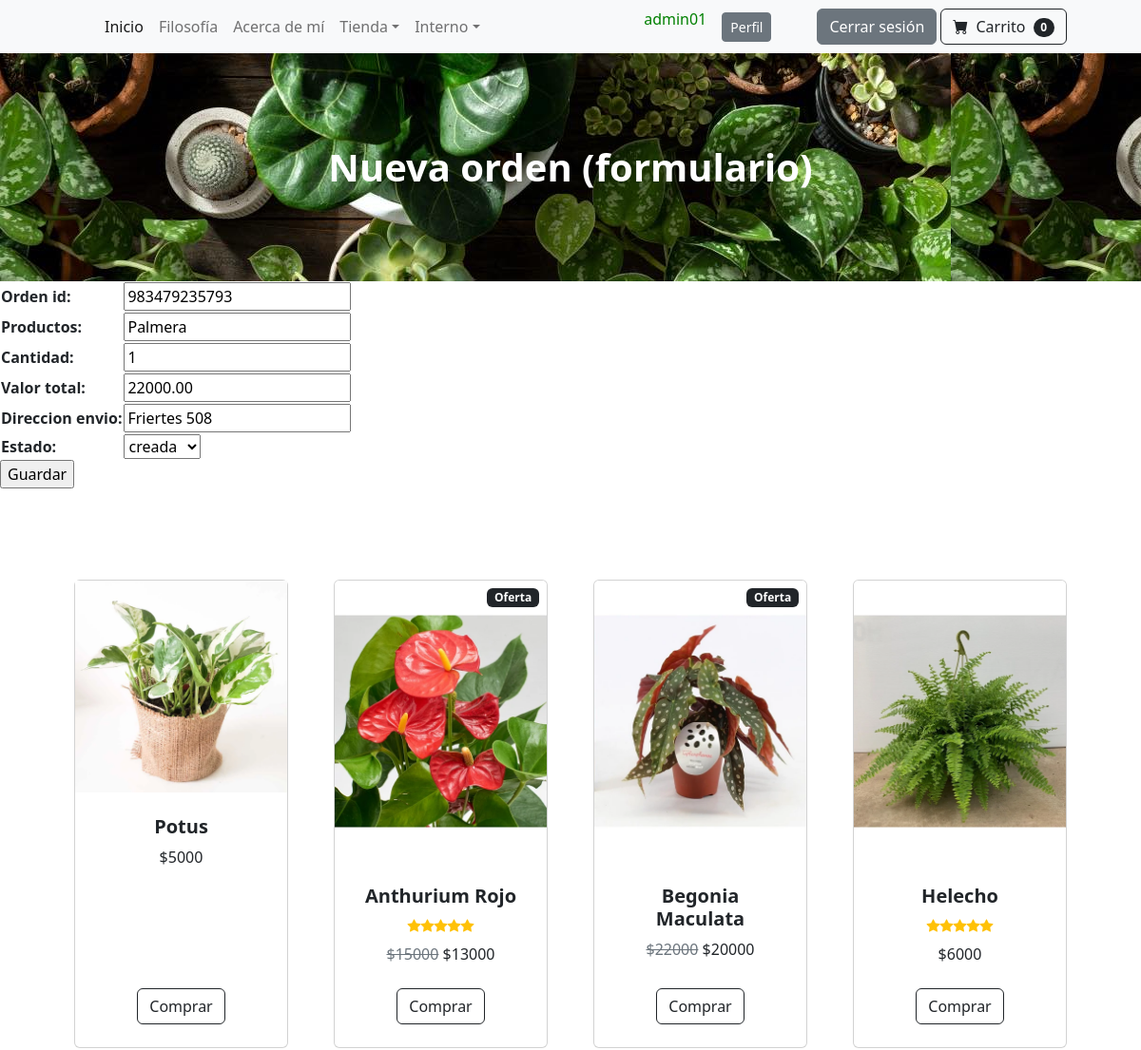
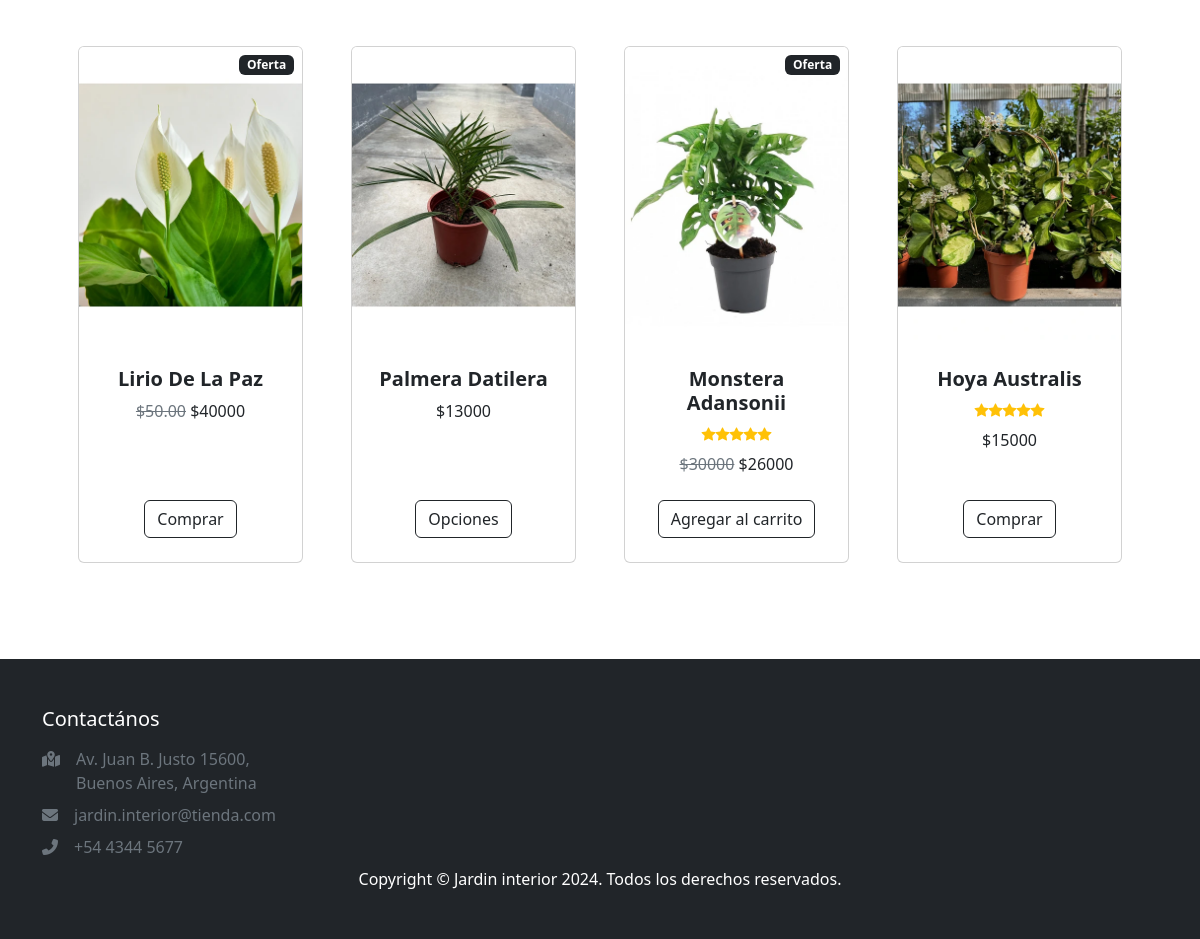
Screenshot of /orden_update/983479235793/ (signed in) with the database file from the repository (2 pictures, top to bottom).
### aplicacion/models.py (models this page shows, shortened)
class Orden(models.Model):
    orden_id = models.IntegerField(primary_key=True)
    productos = models.CharField(max_length=120)
    cantidad = models.PositiveIntegerField(default=1)
    precio = models.DecimalField(default=0.00, decimal_places=2, max_digits=20)
    estado = models.CharField(max_length=120,default='creada',choices=ORDER_STATUS_CHOICES)
    valor_total = models.DecimalField(default=0,max_digits=100,decimal_places=2)
    direccion_envio = models.CharField(max_length=150,blank=True, null=True)
    fecha = models.DateTimeField(auto_now=True)
    objects = models.Manager()
    class Meta:
        verbose_name = "Órden"
        verbose_name_plural = "Órdenes"
    class Meta:
        ordering = ['-fecha']

### aplicacion/views.py (the view)
# urls.py: path('orden_update/<int:pk>/', OrdenUpdate.as_view(), name="orden_update"),
class OrdenUpdate(LoginRequiredMixin, UpdateView):
    model = Orden
    fields = ["orden_id", "productos", "cantidad", "valor_total", "direccion_envio", "estado"]
    success_url = reverse_lazy("ordenes")

### aplicacion/templates/aplicacion/orden_form.html (shortened to what this page needs)
{% extends "aplicacion/index.html" %}
{% block titulo %}
<h1 class="mb-5 fw-bolder text-white">Nueva orden (formulario)</h1>
{% endblock titulo %}
{% block contenido %}
<form action="" method="post">
    <table>
        {{ form.as_table }}
    </table>
    <input type="submit" value="Guardar">
</form>
{% endblock contenido %}

### aplicacion/templates/aplicacion/index.html (shortened to what this page needs)
<!DOCTYPE html>
<html lang="es">
    <head>
        {% load static %}
        <link href="https://cdn.jsdelivr.net/npm/bootstrap-icons@1.5.0/font/bootstrap-icons.css" rel="stylesheet" />
        <link href="{% static  'css/styles.css' %}" rel="stylesheet" />
        <link rel="stylesheet" href="https://cdnjs.cloudflare.com/ajax/libs/font-awesome/6.4.0/css/all.min.css">
    </head>
    <body>
        <nav class="navbar navbar-expand-lg navbar-light bg-light">
            <div class="container px-4 px-lg-5">
                <div class="collapse navbar-collapse" id="navbarSupportedContent">
                    <ul class="navbar-nav me-auto mb-2 mb-lg-0 ms-lg-4">
                        <li class="nav-item"><a class="nav-link active" aria-current="page" href="{% url 'home' %}">Inicio</a></li>
                        <li class="nav-item"><a class="nav-link" href="{% url 'filosofia' %}">Filosofía</a></li>
                        <li class="nav-item"><a class="nav-link" href="{% url 'acerca' %}">Acerca de mí</a></li>
                        <li class="nav-item dropdown">
                            <a class="nav-link dropdown-toggle" id="navbarDropdown" href="#" role="button" data-bs-toggle="dropdown" aria-expanded="false">Tienda</a>
                        </li>
                {% if  user.is_authenticated %}
                        <li class="nav-item dropdown">
                            <a class="nav-link dropdown-toggle" id="navbarDropdown" href="#" role="button" data-bs-toggle="dropdown" aria-expanded="false">Interno</a>
                        </li>
                    </ul>
                        <p style="color:green">{{user.username}}</p>
                        <a class="btn btn-secondary btn-sm ms-3" href="{% url 'perfil' %}">Perfil</a>
                        <a class="btn btn-secondary ms-5" href="{% url 'logout' %}">Cerrar sesión</a>
                            <form class="d-flex">
                                <button class="btn btn-outline-dark ms-1" type="submit">
                                    <i class="bi-cart-fill me-1"></i>
                                    Carrito
                                    <span class="badge bg-dark text-white ms-1 rounded-pill">0</span>
                                </button>
                            </form>
                {% else %}
                            <a class="btn btn-outline-dark ms-1" href="{% url 'login' %}">Loguearse</a>
                            <a class="btn btn-outline-success ms-1" href="{% url 'registro' %}">Registrarse</a>
                {% endif %}
                </div>
            </div>
        </nav>
        <header class="bg-dark py-5" style="background-image: url(/static/assets/images/background.jpg)";>
            <div class="container px-4 px-lg-5 my-5">
                <div class="text-center">
                    {% block titulo %}{% endblock titulo %}
                </div>
            </div>
        </header>
        {% block contenido %}
        {% endblock contenido %}
        <section class="py-5">
            <div class="container px-4 px-lg-5 mt-5">
                <div class="row gx-4 gx-lg-5 row-cols-2 row-cols-md-3 row-cols-xl-4 justify-content-center">
                    <div class="col mb-5">
                        <div class="card h-100">
                            <img src="{% static '/assets/images/potus.jpg' %}" alt="" style=""/>
                            <div class="card-body p-4">
                                <div class="text-center">
                                    <h5 class="fw-bolder">Potus</h5>
                                    $5000
                                </div>
                            </div>
                            <div class="card-footer p-4 pt-0 border-top-0 bg-transparent">
                                <div class="text-center"><a class="btn btn-outline-dark mt-auto" href="{% url 'potus' %}">Comprar</a></div>
                            </div>
                        </div>
                    </div>
                    <div class="col mb-5">
                        <div class="card h-100">
                            <div class="badge bg-dark text-white position-absolute" style="top: 0.5rem; right: 0.5rem">Oferta</div>
                            <img class="card-img-top" src="{% static '/assets/images/anthurium-rojo.png' %}" alt="..." />
                            <div class="card-body p-4">
                                <div class="text-center">
                                    <h5 class="fw-bolder">Anthurium Rojo</h5>
                                    <div class="d-flex justify-content-center small text-warning mb-2">
                                        <div class="bi-star-fill"></div>
                                        <div class="bi-star-fill"></div>
                                        <div class="bi-star-fill"></div>
                                        <div class="bi-star-fill"></div>
                                        <div class="bi-star-fill"></div>
                                    </div>
                                    <span class="text-muted text-decoration-line-through">$15000</span>
                                    $13000
                                </div>
                            </div>
                            <div class="card-footer p-4 pt-0 border-top-0 bg-transparent">
                                <div class="text-center"><a class="btn btn-outline-dark mt-auto" href="{% url 'anthurium' %}">Comprar</a></div>
                            </div>
                        </div>
                    </div>
                    <div class="col mb-5">
                        <div class="card h-100">
                            <div class="badge bg-dark text-white position-absolute" style="top: 0.5rem; right: 0.5rem">Oferta</div>
                            <img class="card-img-top" src="{% static '/assets/images/begonia-maculata.png' %}" alt="..." />
                            <div class="card-body p-4">
                                <div class="text-center">
                                    <h5 class="fw-bolder">Begonia Maculata</h5>
                                    <span class="text-muted text-decoration-line-through">$22000</span>
                                    $20000
                                </div>
                            </div>
                            <div class="card-footer p-4 pt-0 border-top-0 bg-transparent">
                                <div class="text-center"><a class="btn btn-outline-dark mt-auto" href="{% url 'potus' %}">Comprar</a></div>
                            </div>
                        </div>
                    </div>
                    <div class="col mb-5">
                        <div class="card h-100">
                            <img class="card-img-top" src="{% static '/assets/images/helecho.png' %}" alt="..." />
                            <div class="card-body p-4">
                                <div class="text-center">
                                    <h5 class="fw-bolder">Helecho</h5>
                                    <div class="d-flex justify-content-center small text-warning mb-2">
                                        <div class="bi-star-fill"></div>
                                        <div class="bi-star-fill"></div>
                                        <div class="bi-star-fill"></div>
                                        <div class="bi-star-fill"></div>
                                        <div class="bi-star-fill"></div>
                                    </div>
                                    $6000
                                </div>
                            </div>
                            <div class="card-footer p-4 pt-0 border-top-0 bg-transparent">
                                <div class="text-center"><a class="btn btn-outline-dark mt-auto" href="{% url 'helecho' %}">Comprar</a></div>
                            </div>
                        </div>
                    </div>
                    <div class="col mb-5">
                        <div class="card h-100">
                            <div class="badge bg-dark text-white position-absolute" style="top: 0.5rem; right: 0.5rem">Oferta</div>
                            <img class="card-img-top" src="{% static '/assets/images/liriodelapaz.png' %}" alt="..." />
                            <div class="card-body p-4">
                                <div class="text-center">
                                    <h5 class="fw-bolder">Lirio De La Paz</h5>
                                    <span class="text-muted text-decoration-line-through">$50.00</span>
                                    $40000
                                </div>
                            </div>
                            <div class="card-footer p-4 pt-0 border-top-0 bg-transparent">
                                <div class="text-center"><a class="btn btn-outline-dark mt-auto" href="#">Comprar</a></div>
                            </div>
                        </div>
                    </div>
                    <div class="col mb-5">
                        <div class="card h-100">
                            <img class="card-img-top" src="{% static '/assets/images/palmera-datilera.png' %}" alt="..." />
                            <div class="card-body p-4">
                                <div class="text-center">
                                    <h5 class="fw-bolder">Palmera Datilera</h5>
                                    $13000
                                </div>
                            </div>
                            <div class="card-footer p-4 pt-0 border-top-0 bg-transparent">
                                <div class="text-center"><a class="btn btn-outline-dark mt-auto" href="{% url 'palmera_datilera' %}">Opciones</a></div>
                            </div>
                        </div>
                    </div>
                    <div class="col mb-5">
                        <div class="card h-100">
                            <div class="badge bg-dark text-white position-absolute" style="top: 0.5rem; right: 0.5rem">Oferta</div>
                            <img class="card-img-top" src="{% static '/assets/images/monstera-oblicua.png' %}" alt="..." />
                            <div class="card-body p-4">
                                <div class="text-center">
                                    <h5 class="fw-bolder">Monstera Adansonii</h5>
                                    <div class="d-flex justify-content-center small text-warning mb-2">
                                        <div class="bi-star-fill"></div>
                                        <div class="bi-star-fill"></div>
                                        <div class="bi-star-fill"></div>
                                        <div class="bi-star-fill"></div>
                                        <div class="bi-star-fill"></div>
                                    </div>
                                    <span class="text-muted text-decoration-line-through">$30000</span>
                                    $26000
                                </div>
                            </div>
                            <div class="card-footer p-4 pt-0 border-top-0 bg-transparent">
                                <div class="text-center"><a class="btn btn-outline-dark mt-auto" href="#">Agregar al carrito</a></div>
                            </div>
                        </div>
                    </div>
                    <div class="col mb-5">
                        <div class="card h-100">
                            <img class="card-img-top" src="{% static '/assets/images/hoya.png' %}" alt="..." />
                            <div class="card-body p-4">
                                <div class="text-center">
                                    <h5 class="fw-bolder">Hoya Australis</h5>
                                    <div class="d-flex justify-content-center small text-warning mb-2">
                                        <div class="bi-star-fill"></div>
                                        <div class="bi-star-fill"></div>
                                        <div class="bi-star-fill"></div>
                                        <div class="bi-star-fill"></div>
                                        <div class="bi-star-fill"></div>
                                    </div>
                                    $15000
                                </div>
                            </div>
                            <div class="card-footer p-4 pt-0 border-top-0 bg-transparent">
                                <div class="text-center"><a class="btn btn-outline-dark mt-auto" href="#">Comprar</a></div>
                            </div>
                        </div>
                    </div>
                </div>
            </div>
        </section>
        <footer class="py-5 bg-dark">
        <div class = "container">
            <div class = "row text-white g-4">
            <div class = "col-md-6 col-lg-3">
                <h5 class = "fw-light mb-3">Contactános</h5>
                <div class = "d-flex justify-content-start align-items-start my-2 text-muted">
                    <span class = "me-3">
                        <i class = "fas fa-map-marked-alt"></i>
                    </span>
                    <span class = "fw-light">
                        Av. Juan B. Justo 15600, Buenos Aires, Argentina
                    </span>
                </div>
                <div class = "d-flex justify-content-start align-items-start my-2 text-muted">
                    <span class = "me-3">
                        <i class = "fas fa-envelope"></i>
                    </span>
                    <span class = "fw-light">
                        jardin.interior@tienda.com
                    </span>
                </div>
                <div class = "d-flex justify-content-start align-items-start my-2 text-muted">
                    <span class = "me-3">
                        <i class = "fas fa-phone-alt"></i>
                    </span>
                    <span class = "fw-light">
                        +54 4344 5677
                    </span>
                </div>
            </div>
            </div>
            <div class="container"><p class="m-0 text-center text-white">Copyright &copy; Jardin interior 2024. Todos los derechos reservados.</p></div>
        </footer>
    </body>
</html>

### rows the page displays
Orden: orden_id "983479235793", productos "Palmera", cantidad "1", valor_total "22000.00", direccion_envio "Friertes 508", estado "creada"

### other values shown
{{ user.username }} "admin01"
